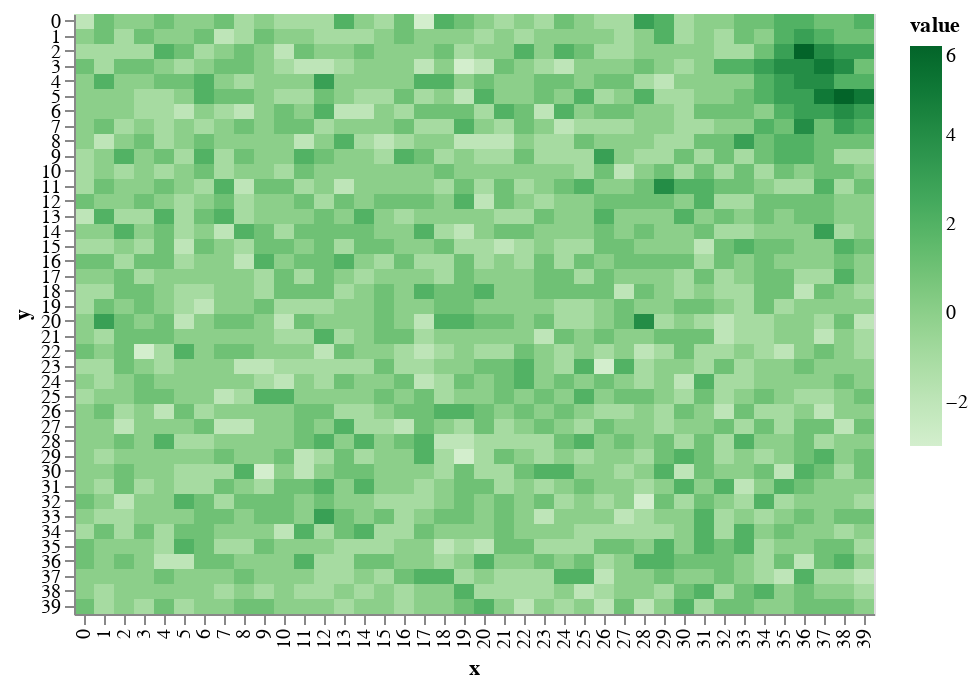

Notebook code for this chart:
### Markdown cell above
This makes a much more _natural_ looking mountain.

### Code cell
world.add_mountain(mdf)
draw.drawTerrainHeight(world.grid_elevation)

### Figure 1 — Vega-Lite specification as saved in the notebook (floating-point values rounded to 4 significant figures; data arrays with more than 128 entries replaced by an {"elided": "..."} marker saying what was removed)
{"$schema": "https://vega.github.io/schema/vega-lite/v2.6.0.json", "config": {"view": {"height": 300, "width": 400}}, "data": {"name": "data-bdebecf49cfded265ee3b7b7f599a59f"}, "datasets": {"data-bdebecf49cfded265ee3b7b7f599a59f": {"elided": "1600 records"}}, "encoding": {"color": {"field": "value", "scale": {"scheme": "greens"}, "type": "quantitative"}, "x": {"field": "x", "type": "ordinal"}, "y": {"field": "y", "type": "ordinal"}}, "mark": "rect"}
